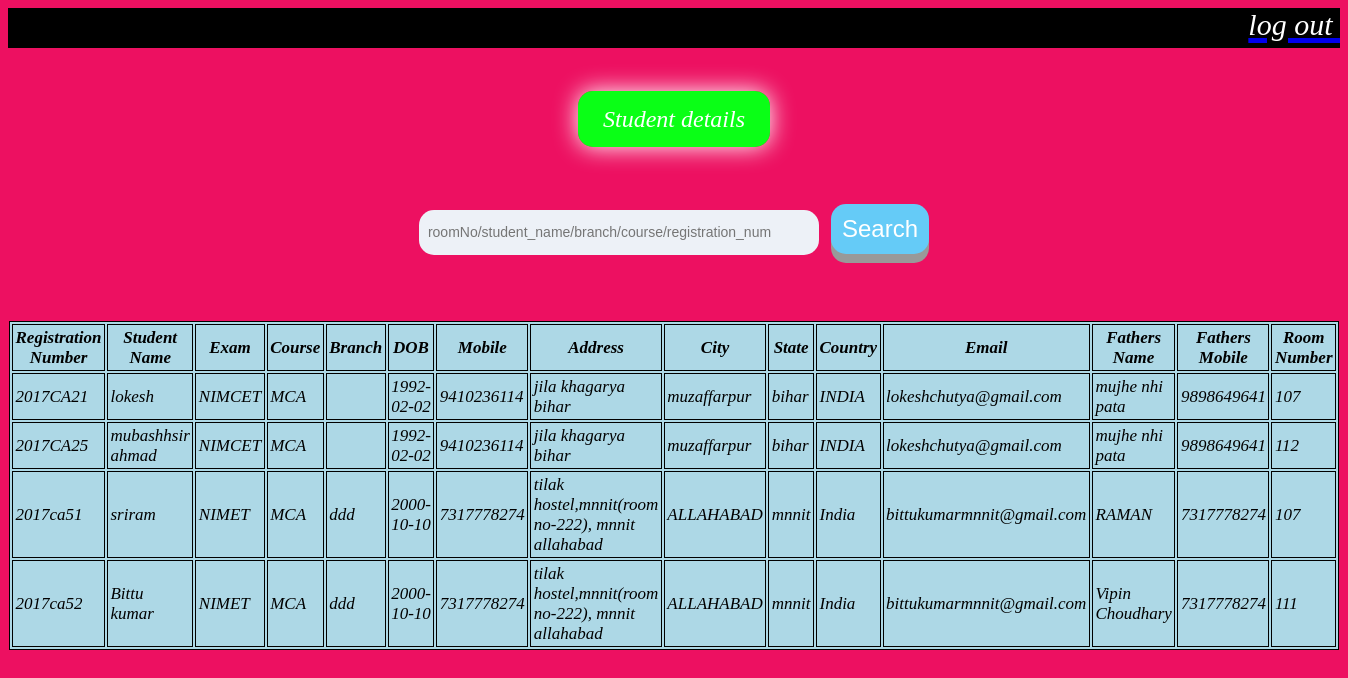
The app's page /student_detail.php with its own data.
### tables this page shows
CREATE TABLE `student` (
  `registration_num` varchar(8) NOT NULL,
  `student_name` varchar(30) NOT NULL,
  `exam` varchar(6) NOT NULL,
  `course` varchar(3) NOT NULL,
  `branch` varchar(15) NOT NULL,
  `DOB` date NOT NULL,
  `Mobile` bigint(10) NOT NULL,
  `Address` varchar(90) NOT NULL,
  `City` varchar(20) NOT NULL,
  `State` varchar(20) NOT NULL,
  `Country` varchar(20) NOT NULL,
  `Email` varchar(30) NOT NULL,
  `Fathers Name` varchar(30) NOT NULL,
  `Fathers Mob` bigint(10) NOT NULL,
  `Room` int(11) NOT NULL
);

### student_detail.php (the view, shortened to what this page needs)
<?php
if(isset($_POST['search']))
{
    $valueToSearch = $_POST['valueToSearch'];
    $query = "SELECT * FROM `student` WHERE CONCAT(`Room`, `student_name`, `branch`, `course`, `registration_num`) LIKE '%".$valueToSearch."%'";
    $search_result = filterTable($query);
}
 else {
    $query = "SELECT * FROM `student`";
    $search_result = filterTable($query);
}
function filterTable($query)
{
     $con=mysqli_connect("localhost","root","");
 if(!$con)
  echo '<script type="text/javascript"> alert("Database connection error");</script>';
 else
 {
   mysqli_select_db($con,"mini_proj");
    $filter_Result = mysqli_query($con, $query);
    return $filter_Result;
  }
}
?>
<!DOCTYPE>
<html>
<head>
	<link rel="stylesheet" type="text/css" href="status.css">
</head>
 <div style="width: 100%;height: 40px; background-color: black; text-align: right;">
   <a href="login.html"><label style="color: white; font-size: 30 ;">log out&nbsp;</label></a>
 </div>
<br>
<center>
  <label class="label" >Student details</label>
</center>
<form  method="post">
	<br>
    <input type="text" name="valueToSearch" class="search" placeholder="roomNo/student_name/branch/course/registration_num">
    <input type="submit" name="search" value="Search" class="button" >
<div id='di'>
    <center>
<table border="1" bordercolor="black" bgcolor="lightblue" >
	<tr >
		<th>Registration Number</th>
		<th>Student Name</th>
		<th>Exam</th>
		<th>Course</th>
		<th>Branch</th>
		<th>DOB</th>
		<th>Mobile</th>
		<th>Address</th>
		<th>City</th>
		<th>State</th>
		<th>Country</th>
		<th>Email</th>
		<th>Fathers Name</th>
		<th>Fathers Mobile</th>
		<th>Room Number</th>
	</tr>
<?php while($row = mysqli_fetch_array($search_result)):?>
<tr>
	<td><?php echo $row['registration_num'];?></td>
	<td><?php echo $row['student_name'];?></td>
	<td><?php echo $row['exam'];?></td>
	<td><?php echo $row['course'];?></td>
	<td><?php echo $row['branch'];?></td>
	<td><?php echo $row['DOB'];?></td>
	<td><?php echo $row['Mobile'];?></td>
	<td><?php echo $row['Address'];?></td>
	<td><?php echo $row['City'];?></td>
	<td><?php echo $row['State'];?></td>
	<td><?php echo $row['Country'];?></td>
	<td><?php echo $row['Email'];?></td>
	<td><?php echo $row['Fathers Name'];?></td>
	<td><?php echo $row['Fathers Mob'];?></td>
	<td><?php echo $row['Room'];?></td>
	</tr>
</center>
 <?php endwhile;?>
</div>
</form>
</html>

### status.css (style rules this page uses)
table { width: 80% }
th, td { font-style: oblique; font-size:17; padding: 2.5px; }
#di { margin-top: 5%; }
.button { padding: 11px 11px; font-size: 24px; text-align: center; outline: none; color: #fff; background-color: #65cbf7; border: none; border-radius: 15px; box-shadow: 0 9px #999; }
.search { padding: 9px 9px; height: 45px; width: 30%; font-size: 14px; background-color: #edf1f7; outline: none; border: none; border-radius: 15px; }
.label { padding: 15px 25px; font-size: 24px; text-align: center; outline: none; color: #fff; background-color: #0aff16; border: none; border-radius: 15px; box-shadow: 0 0 25px white; }

### records on screen
student: registration_num "2017CA21", student_name "lokesh", exam "NIMCET", course "MCA", DOB "1992-02-02", Mobile "9410236114", Address "jila khagarya bihar", City "muzaffarpur", State "bihar", Country "INDIA", Email "lokeshchutya@gmail.com", Fathers Name "mujhe nhi pata", Fathers Mob "9898649641", Room "107"
student: registration_num "2017CA25", student_name "mubashhsir ahmad", exam "NIMCET", course "MCA", DOB "1992-02-02", Mobile "9410236114", Address "jila khagarya bihar", City "muzaffarpur", State "bihar", Country "INDIA", Email "lokeshchutya@gmail.com", Fathers Name "mujhe nhi pata", Fathers Mob "9898649641", Room "112"
student: registration_num "2017ca51", student_name "sriram", exam "NIMET", course "MCA", branch "ddd", DOB "2000-10-10", Mobile "7317778274", Address "tilak hostel,mnnit(room no-222), mnnit allahabad", City "ALLAHABAD", State "mnnit", Country "India", Email "bittukumarmnnit@gmail.com", Fathers Name "RAMAN", Fathers Mob "7317778274", Room "107"
student: registration_num "2017ca52", student_name "Bittu kumar", exam "NIMET", course "MCA", branch "ddd", DOB "2000-10-10", Mobile "7317778274", Address "tilak hostel,mnnit(room no-222), mnnit allahabad", City "ALLAHABAD", State "mnnit", Country "India", Email "bittukumarmnnit@gmail.com", Fathers Name "Vipin Choudhary", Fathers Mob "7317778274", Room "111"
